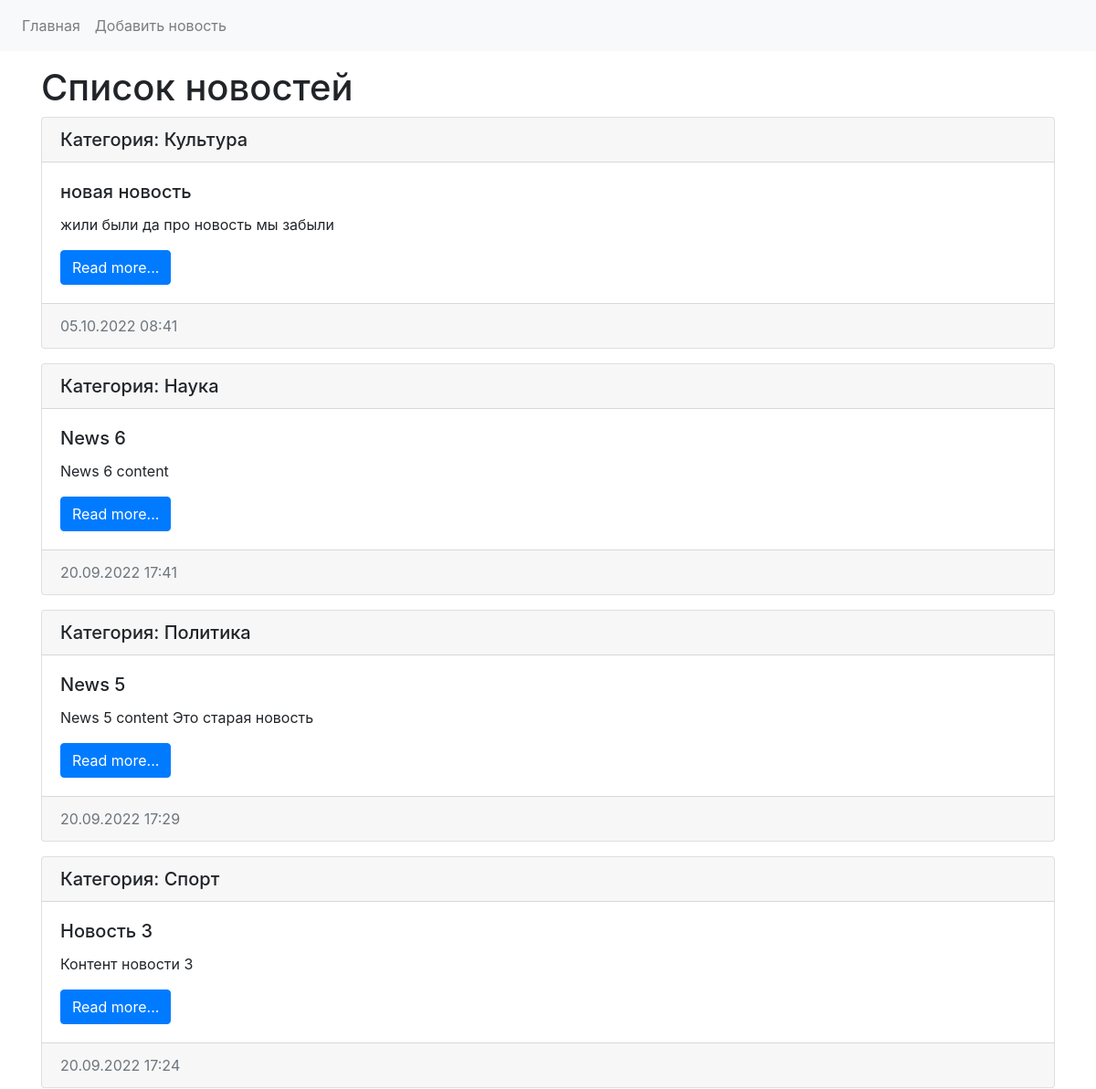
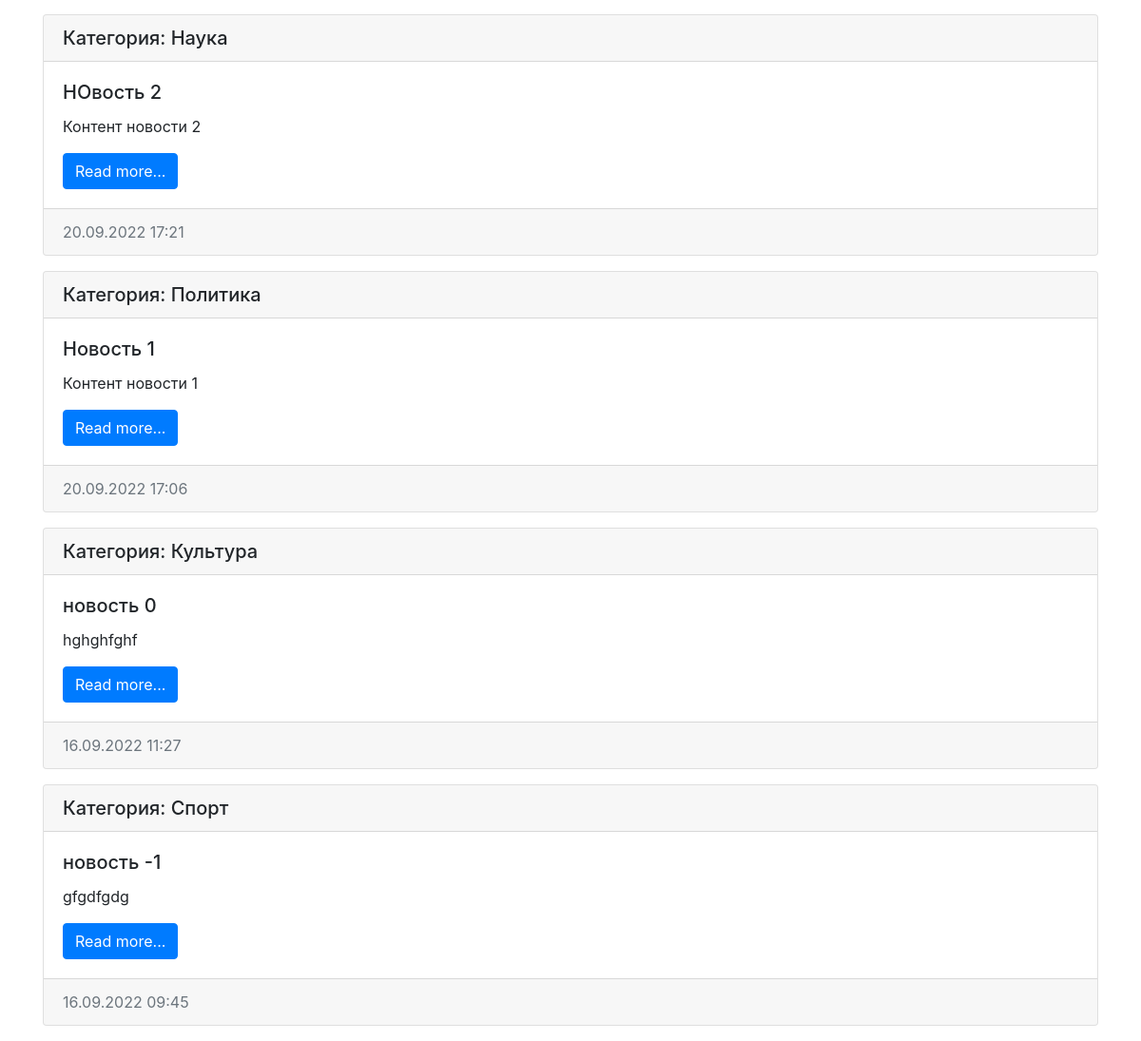
The page / on the database its author committed (2 pictures, top to bottom).
### news/models.py (models this page shows, shortened)
class News(models.Model):
    title = models.CharField(max_length=150, verbose_name='Название')
    content = models.TextField(blank=True, verbose_name='Описание')
    created_at = models.DateTimeField(auto_now_add=True, verbose_name='Время создания')
    update_at = models.DateTimeField(auto_now=True, verbose_name='Время обновления')
    photo = models.ImageField(upload_to='photos/%Y/%m/%d/', verbose_name='Фото', blank=True)
    is_published = models.BooleanField(default=True, verbose_name='Опубликовано')
    category = models.ForeignKey('Category', on_delete=models.PROTECT, null=True, verbose_name='Категория')
    class Meta:
        verbose_name = 'Новость'
        verbose_name_plural = 'Новости'
        ordering = ['-created_at', '-title']

class Category(models.Model):
    title = models.CharField(max_length=150, db_index=True, verbose_name='Название категории')
    class Meta:
        verbose_name = 'Категория'
        verbose_name_plural = 'Категории'
        ordering = ['title']

### news/views.py (the view)
# urls.py: path('', index, name='index'),
def index(request):
    news = News.objects.all()
    return render(request, 'news/index.html', {'news': news, 'title': 'Список новостей'})

### news/templates/news/index.html (shortened to what this page needs)
<!doctype html>
<html lang="en">
  <head>
    <link rel="stylesheet" href="https://cdn.jsdelivr.net/npm/bootstrap@4.3.1/dist/css/bootstrap.min.css">
  </head>
  <body>
<nav class="navbar navbar-expand-lg navbar-light bg-light">
    <div class="collapse navbar-collapse" id="navbarSupportedContent">
        <ul class="navbar-nav mr-auto">
            <li class="nav-item"><a class="nav-link" href="/">Главная</a></li>
            <li class="nav-item"><a class="nav-link" href="/">Добавить новость</a></li>
        </ul>
    </div>
</nav>
<div class="container mt-3">
    <h1>{{ title }}</h1>
    <div class="row">
        <div class="col-md-12">
            {% for item in news %}
            <div class="card mb-3">
                <h5 class="card-header">Категория: {{ item.category.title }}</h5>
                <div class="card-body">
                    <h5 class="card-title">{{ item.title }}</h5>
                    <p class="card-text">{{ item.content }}</p>
                    <a href="test" class="btn btn-primary">Read more...</a>
                </div>
                <div class="card-footer text-muted">
                    {{ item.created_at|date:"d.m.Y H:i" }}
                </div>
            </div>
            {% endfor %}
        </div>
    </div>
</div>
</body>
</html>

### rows shown on the page
News: category "Культура", title "новая новость", content "жили были да про новость мы забыли", created_at "05.10.2022 08:41"
News: category "Наука", title "News 6", content "News 6 content", created_at "20.09.2022 17:41"
News: category "Политика", title "News 5", content "News 5 content Это старая новость", created_at "20.09.2022 17:29"
News: category "Спорт", title "Новость 3", content "Контент новости 3", created_at "20.09.2022 17:24"
News: category "Наука", title "НОвость 2", content "Контент новости 2", created_at "20.09.2022 17:21"
News: category "Политика", title "Новость 1", content "Контент новости 1", created_at "20.09.2022 17:06"
News: category "Культура", title "новость 0", content "hghghfghf", created_at "16.09.2022 11:27"
News: category "Спорт", title "новость -1", content "gfgdfgdg", created_at "16.09.2022 09:45"

### other values the page prints
{{ title }} "Список новостей"
